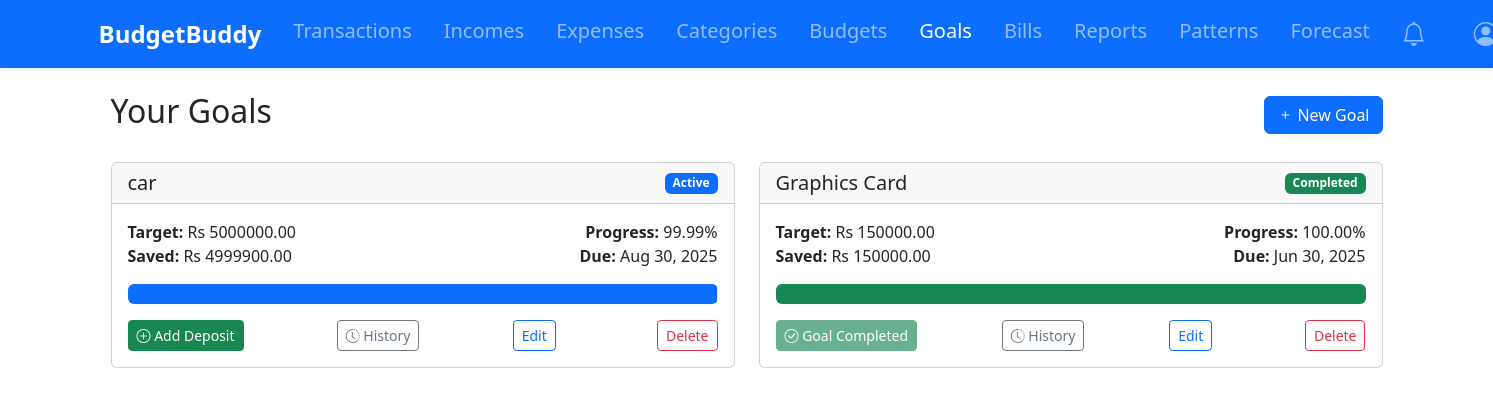
/goals/ (signed in), run on the app's committed database.
### tracker/models.py (models this page shows, shortened)
class Goal(models.Model):
    user = models.ForeignKey(User, on_delete=models.CASCADE)
    name = models.CharField(max_length=100)
    target_amount = models.DecimalField(max_digits=10, decimal_places=2, validators=[MinValueValidator(0.01)])
    current_amount = models.DecimalField(max_digits=10, decimal_places=2, default=0)
    target_date = models.DateField()
    completed = models.BooleanField(default=False)
    created_at = models.DateTimeField(auto_now_add=True)
    def progress(self):
        return (self.current_amount / self.target_amount) * 100 if self.target_amount else 0
    @property
    def remaining_amount(self):
        return max(self.target_amount - self.current_amount, 0)
    def can_add_deposit(self):
        return not self.completed and self.remaining_amount > 0

### tracker/views.py (the view)
# urls.py: path('goals/', views.goal_list, name='goals'),
@login_required
def goal_list(request):
    goals = Goal.objects.filter(user=request.user).order_by('-created_at')
    return render(request, 'tracker/goal_list.html', {'goals': goals})

### tracker/context_processors.py (called while the page is built)
def notifications_count(request):
    if request.user.is_authenticated:
        return {
            'unread_notifications_count': Notification.objects.filter(
                user=request.user,
                is_read=False
            ).count()
        }
    return {'unread_notifications_count': 0}

### tracker/models.py (called while the page is built)
    def __str__(self):
        return f"{self.name} ({self.get_category_type_display()})"

    def progress(self):
        expenses = Transaction.objects.filter(
            user=self.user,
            category=self.category,
            date__gte=self.start_date,
            date__lte=self.end_date
        ).aggregate(total=models.Sum('amount'))['total'] or 0
        return (expenses / self.amount) * 100 if self.amount else 0

### tracker/utils.py (called while the page is built, shortened)
def should_send_notification(notification_type, user, message):
    now = timezone.now()
    threshold = {
        'BUDGET': timedelta(hours=12),
        'GOAL': timedelta(days=1),
        'BILL': timedelta(days=1)
    }.get(notification_type, timedelta(days=1))
    existing = Notification.objects.filter(
        user=user,
        notification_type=notification_type,
        message=message,
        is_active=True
    ).order_by('-last_sent').first()
    if not existing:
        return True
    if existing.repeat_frequency == 'ONCE':
        return False
    elif existing.repeat_frequency == 'DAILY' and (now - existing.last_sent) >= timedelta(days=1):
        return True
    elif existing.repeat_frequency == 'WEEKLY' and (now - existing.last_sent) >= timedelta(weeks=1):
        return True
    return False

def create_notification(user, message, notification_type, repeat_frequency='ONCE'):
    if should_send_notification(notification_type, user, message):
        Notification.objects.create(
            user=user,
            message=message,
            notification_type=notification_type,
            repeat_frequency=repeat_frequency
        )

def check_bill_reminders(user):
    upcoming_bills = Bill.objects.filter(
        user=user,
        is_paid=False,
        due_date__lte=timezone.now().date() + timedelta(days=7)
    )

### templates/tracker/goal_list.html (shortened to what this page needs)
{% extends 'base.html' %}
{% load humanize %}
{% block content %}
<div class="container">
    <div class="d-flex justify-content-between align-items-center mb-4">
        <h2>Your Goals</h2>
        <a href="{% url 'add_goal' %}" class="btn btn-primary">
            <i class="bi bi-plus"></i> New Goal
        </a>
    </div>
    <div class="row">
        {% for goal in goals %}
        <div class="col-md-6 mb-4">
            <div class="card h-100">
                <div class="card-header d-flex justify-content-between align-items-center">
                    <h5 class="mb-0">{{ goal.name }}</h5>
                    <span class="badge {% if goal.completed %}bg-success{% else %}bg-primary{% endif %}">
                        {% if goal.completed %}Completed{% else %}Active{% endif %}
                    </span>
                </div>
                <div class="card-body">
                    <div class="d-flex justify-content-between mb-3">
                        <div>
                            <strong>Target:</strong> Rs {{ goal.target_amount }}<br>
                            <strong>Saved:</strong> Rs {{ goal.current_amount }}
                        </div>
                        <div class="text-end">
                            <strong>Progress:</strong> {{ goal.progress|stringformat:"0.3f"|slice:":-1" }}%<br>
                            <strong>Due:</strong> {{ goal.target_date|date:"M d, Y" }}
                        </div>
                    </div>
                    <div class="progress mb-3" style="height: 20px;">
                        <div class="progress-bar {% if goal.completed %}bg-success{% else %}bg-primary{% endif %}"
                             role="progressbar"
                             style="width: {{ goal.progress }}%"
                             aria-valuenow="{{ goal.progress }}"
                             aria-valuemin="0"
                             aria-valuemax="100">
                        </div>
                    </div>
                    <div class="d-flex justify-content-between">
                        {% if goal.can_add_deposit %}
                            <a href="{% url 'add_goal_deposit' goal.id %}" class="btn btn-sm btn-success">
                                <i class="bi bi-plus-circle"></i> Add Deposit
                            </a>
                        {% else %}
                            <button class="btn btn-sm btn-success" disabled>
                                <i class="bi bi-check-circle"></i> Goal Completed
                            </button>
                        {% endif %}
                        <a href="{% url 'goal_deposit_history' goal.id %}" class="btn btn-sm btn-outline-secondary">
                            <i class="bi bi-clock-history"></i> History
                        </a>
                        <a href="{% url 'edit_goal' goal.pk %}" class="btn btn-sm btn-outline-primary me-2">Edit</a>
                        <a href="{% url 'delete_goal' goal.pk %}" class="btn btn-sm btn-outline-danger">Delete</a>
                    </div>
                </div>
            </div>
        </div>
        {% empty %}
        <div class="col-12">
            <div class="alert alert-info">No goals found. Create your first goal!</div>
        </div>
        {% endfor %}
    </div>
</div>
{% endblock %}

### data on the page
Goal: name "car", completed "Active", target_amount "5000000.00", current_amount "4999900.00", progress "99.99", target_date "Aug 30, 2025"
Goal: name "Graphics Card", completed "Completed", target_amount "150000.00", current_amount "150000.00", progress "100.00", target_date "Jun 30, 2025"
